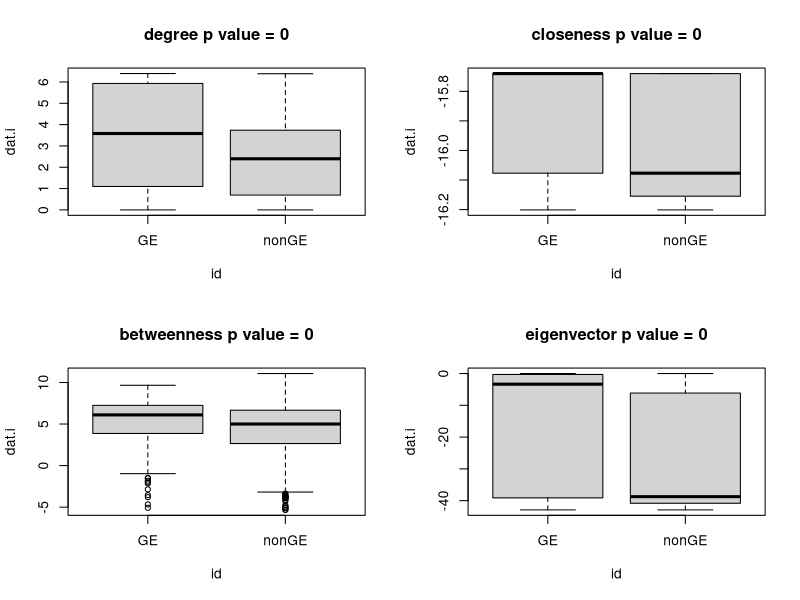

Write R code to recreate this figure.
rm(list=ls())

#libraries
library(igraph)

#data
dat.test<- read.csv("../data/gene_expression_net_feltus_main.csv")

genes <- read.csv("../data/FDR0.1/Cold GxE FDR0.1.csv")

genes <- as.character(genes[,1])

layout(matrix(1:4,ncol=2))
for(i in 2:ncol(dat.test)){
  dat.i <- dat.test[which(is.finite(log(dat.test[,i]))==TRUE),]
  use <- which(dat.i[,1] %in% genes)
  id <- rep('nonGE',nrow(dat.i))
  id[use] <- 'GE'
  dat.i <- log(dat.i[,i])
  obs.i <- abs(mean(dat.i[use])-mean(dat.i[-use]))
  len1 <- c()
  for(j in 1:1000){
    use.j <- sample(1:length(id), length(use), replace=TRUE)
    met.j <- abs(mean(dat.i[use.j])-mean(dat.i[-use.j]))
    len1 <- c(len1,met.j)
  }
  p.i <- round(length(which(len1>obs.i)),4)/j
  boxplot(dat.i~id,main=paste0(colnames(dat.test)[i],' p value = ',p.i))
}